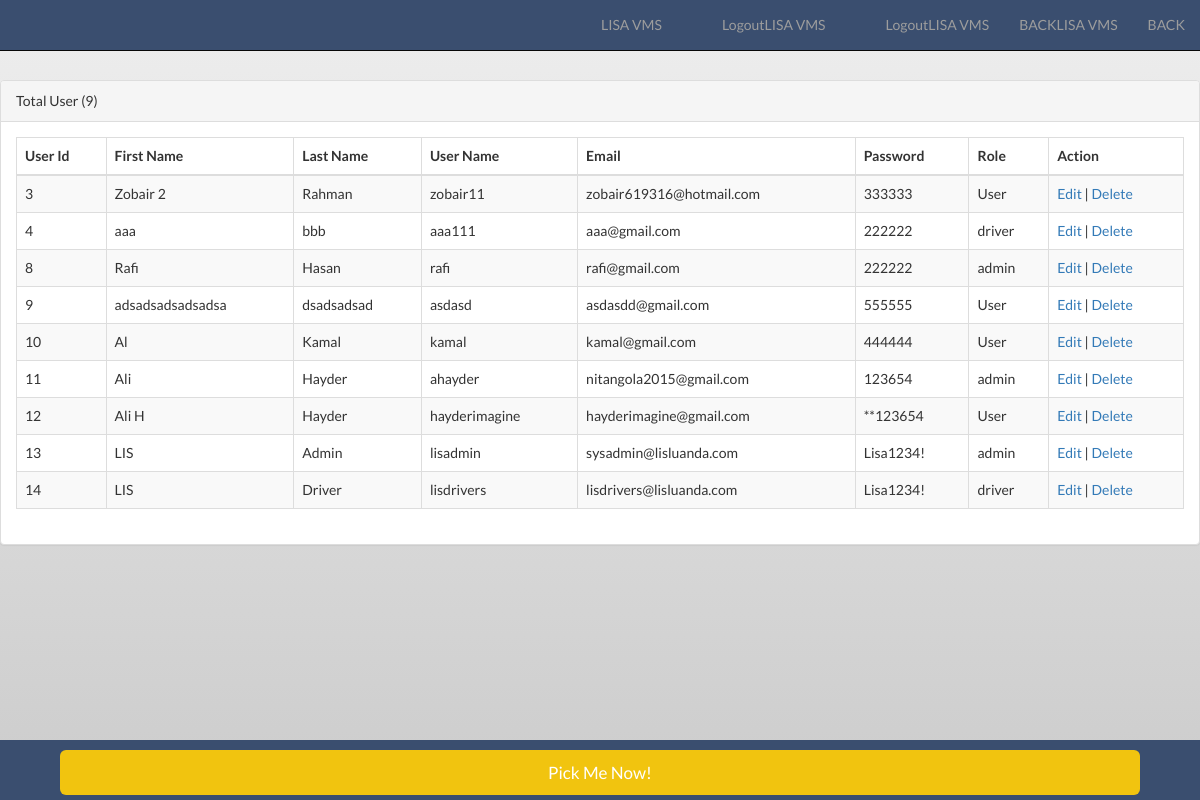
/manage_user.php (signed in), run on the app's committed database.
### tables this page shows
CREATE TABLE `user_info` (
  `user_id` int(50) NOT NULL,
  `first_name` varchar(20) DEFAULT '',
  `last_name` varchar(20) DEFAULT '',
  `user_name` varchar(20) DEFAULT '',
  `email` varchar(30) DEFAULT '',
  `password` varchar(50) DEFAULT '',
  `role` varchar(10) DEFAULT '',
  `creation_date` datetime DEFAULT NULL,
  `self_drive` int(11) DEFAULT NULL
);

### initial.php (called while the page is built, shortened)
<?php
require_once('functions.php');
$customFunction = new customFunction();

### functions.php (called while the page is built, shortened)
<?php
class CustomFunction {
public function numRows($query) {
		$numRows = mysqli_num_rows($query);
		return $numRows;
	}
}

### manage_user.php (the view, shortened to what this page needs)
<?php
include('inc/head.php');
include('inc/navigation.php');
        include('inc/navigation.php');
        ?>
        <div class="row">
            <div class="col-md-12" >
                <div class="panel panel-default">
                    <div class="panel-heading">
                        <?php
                        $allData = mysqli_query($connection, "SELECT * FROM user_info ");
                        $num_rows = $customFunction->numRows($allData);
                        ?>
                        Total User (<?php echo $num_rows; ?>)
                    </div>
                    <div class="panel-body" >
                        <div class="table-responsive" >
                            <table class="table table-striped table-bordered table-hover" >
                                <thead>
                                    <tr>
                                        <th>User Id</th>
                                        <th>First Name</th>
                                        <th>Last Name</th>
                                        <th>User Name</th>
                                        <th>Email</th>
                                        <th>Password</th>
                                        <th>Role</th>
                                        <th>Action</th>
                                    </tr>
                                </thead>
                                <tbody>
                                    <?php
                                    for ($i = 1; $i <= $num_rows; $i++) {
                                        while ($user = mysqli_fetch_array($allData)) {
                                            $u_id = (int) $user['user_id'];
                                            $first_name = $user['first_name'];
                                            $last_name = $user['last_name'];
                                            $user_name = $user['user_name'];
                                            $email = $user['email'];
                                            $password = $user['password'];
                                            $role = $user['role'];
                                            ?>
                                            <tr>
                                                <td><?php echo $u_id; ?></td>
                                                <td><?php echo $first_name; ?></td>
                                                <td><?php echo $last_name; ?></td>
                                                <td><?php echo $user_name ?></td>
                                                <td><?php echo $email ?></td>
                                                <td><?php echo $password ?></td>
                                                <td><?php echo $role ?></td>
                                                <td><?php echo "<a href='edit_user.php?user_id=$u_id'>Edit</a> | <a href='delete_user.php?user_id=$u_id'>Delete</a>"; ?></td>
                                            </tr>
                                            <?php
                                        }
                                        ?>
                                        <?php
                                    }
                                    ?>
                                </tbody>
                            </table>
                        </div>
                    </div>
                </div>
            </div>
        </div>
        <?php include('inc/footer.php'); ?>
<?php include('inc/end.php'); ?>

### css/custom.css (style rules this page uses)
body { padding-top: 80px; padding-bottom:60px; font-family: 'Lato'; background: #eeeeee; background: -moz-linear-gradient(top, #eeeeee 0%, #cccccc 100%); background: -webkit-linear-gradient(top, #eeeeee 0%,#cccccc 100%); background: linear-gradient(to bottom, #eeeeee 0%,#cccccc 100%); filter: progid:DXImageTransform.Microsoft.gradient( startColorstr='#eeeeee', endColorstr='#cccccc',GradientType=0 ); background-attachment:fixed; }

### data on the page
user_info: user_id "3", first_name "Zobair 2", last_name "Rahman", user_name "zobair11", email "zobair619316@hotmail.com", password "333333", role "User"
user_info: user_id "4", first_name "aaa", last_name "bbb", user_name "aaa111", email "aaa@gmail.com", password "222222", role "driver"
user_info: user_id "8", first_name "Rafi", last_name "Hasan", user_name "rafi", email "rafi@gmail.com", password "222222", role "admin"
user_info: user_id "9", first_name "adsadsadsadsadsa", last_name "dsadsadsad", user_name "asdasd", email "asdasdd@gmail.com", password "555555", role "User"
user_info: user_id "10", first_name "Al", last_name "Kamal", user_name "kamal", email "kamal@gmail.com", password "444444", role "User"
user_info: user_id "11", first_name "Ali", last_name "Hayder", user_name "ahayder", email "nitangola2015@gmail.com", password "123654", role "admin"
user_info: user_id "12", first_name "Ali H", last_name "Hayder", user_name "hayderimagine", email "hayderimagine@gmail.com", password "**123654", role "User"
user_info: user_id "13", first_name "LIS", last_name "Admin", user_name "lisadmin", email "sysadmin@lisluanda.com", password "Lisa1234!", role "admin"
user_info: user_id "14", first_name "LIS", last_name "Driver", user_name "lisdrivers", email "lisdrivers@lisluanda.com", password "Lisa1234!", role "driver"

### other printed values
$num_rows "9"
